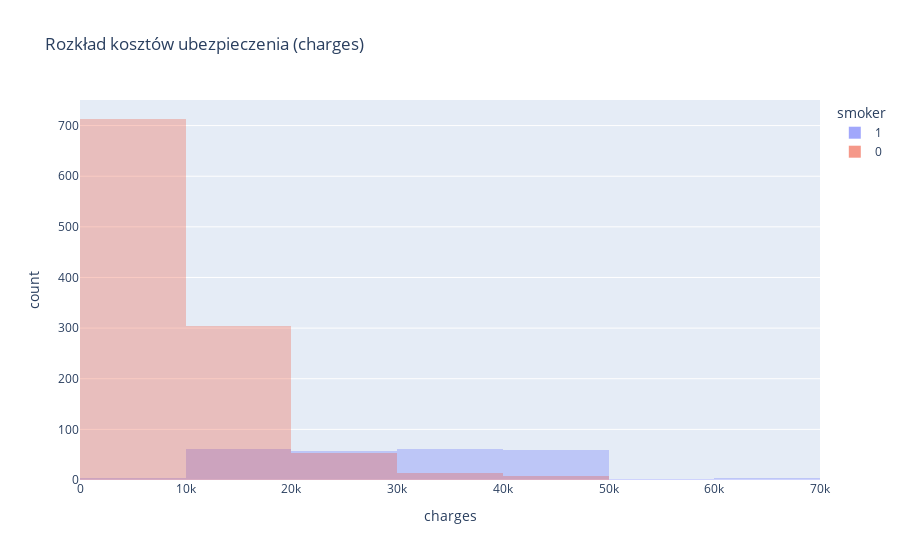

Notebook cell for this chart:
### Code cell
fig2 = px.histogram(
    data, x='charges', nbins=10, color='smoker', barmode='overlay',
    title="Rozkład kosztów ubezpieczenia (charges)"
)

fig2.update_traces(opacity=0.6)
fig2.show()

### Figure 1 — Plotly figure (JSON) as saved in the notebook; plotly's stock layout.template omitted (floating-point values rounded to 4 significant figures; data arrays with more than 128 entries replaced by an {"elided": "..."} marker saying what was removed)
{"data": [{"bingroup": "x", "hovertemplate": "smoker=1<br>charges=%{x}<br>count=%{y}<extra></extra>", "legendgroup": "1", "marker": {"color": "#636efa", "opacity": 0.5, "pattern": {"shape": ""}}, "name": "1", "nbinsx": 10, "orientation": "v", "showlegend": true, "x": {"elided": "247 float values"}, "xaxis": "x", "yaxis": "y", "type": "histogram", "opacity": 0.6}, {"bingroup": "x", "hovertemplate": "smoker=0<br>charges=%{x}<br>count=%{y}<extra></extra>", "legendgroup": "0", "marker": {"color": "#EF553B", "opacity": 0.5, "pattern": {"shape": ""}}, "name": "0", "nbinsx": 10, "orientation": "v", "showlegend": true, "x": {"elided": "1091 float values"}, "xaxis": "x", "yaxis": "y", "type": "histogram", "opacity": 0.6}], "layout": {"xaxis": {"anchor": "y", "domain": [0.0, 1.0], "title": {"text": "charges"}}, "yaxis": {"anchor": "x", "domain": [0.0, 1.0], "title": {"text": "count"}}, "legend": {"title": {"text": "smoker"}, "tracegroupgap": 0}, "title": {"text": "Rozkład kosztów ubezpieczenia (charges)"}, "barmode": "overlay"}}
